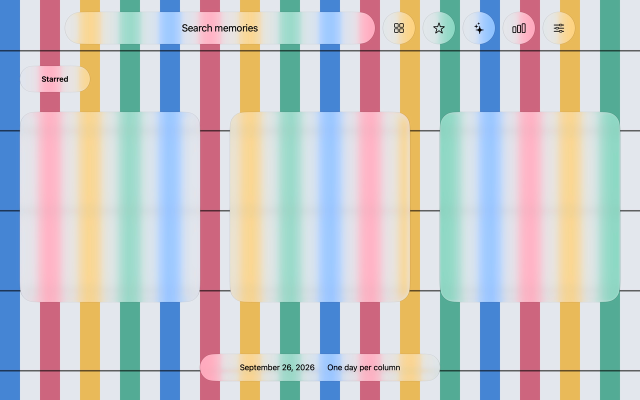
#> input picture docs/macos-visual-reference/native-glass/srgb/mac-material-light.png, 1280 x 800 px (shown at 1/2 size); its folder holds 2 pictures in this run
$ python compare-windows-glass.py ../docs/macos-visual-reference/native-glass/srgb
#> lines starting #> are read from the running program, lines starting #| are printed output that depends on the picture; after the words box and inside, x2 and y2 are one past the last pixel; in counts of white or black regions, pixels touching at a corner belong together
# SSIM: RGB channels, 11x11 uniform window, reflected edges, population covariance, L=255, K1=.01, K2=.03.
# Interior excludes 8 px boundaries and text; rim is the inner 3 px boundary.
# Fixed masks derive from MaterialReferenceView/MaterialReference.swift; no registration or fitted transforms.
from pathlib import Path
from PIL import Image,ImageDraw
import numpy as np,json,argparse
parser=argparse.ArgumentParser(description="Compare separately masked material regions; this is not a whole-app fidelity score. Requires Pillow and NumPy.")
parser.add_argument("directory",type=Path)
parser.add_argument("--round",default="glass")
args=parser.parse_args()
ref=Path(__file__).resolve().parents[1]/'docs/macos-visual-reference/native-glass/srgb'; cap=args.directory
w,h=1280,800
surfaces=[(130,24,620,64,32),(40,132,140,52,26),(400,708,480,54,27)]+[(766+i*80,24,64,64,32) for i in range(5)]+[(x,224,360,380,29) for x in (40,460,880)]
def mask(inset):
#> called with inset = 0
 im=Image.new('1',(w,h));d=ImageDraw.Draw(im)
#> after `im = Image.new('1', (w, h))`: im: PIL image 1280x800 1; every value is 0
 for x,y,cw,ch,r in surfaces:d.rounded_rectangle((x+inset,y+inset,x+cw-inset-1,y+ch-inset-1),max(0,r-inset),fill=1)
 return np.array(im,dtype=bool)
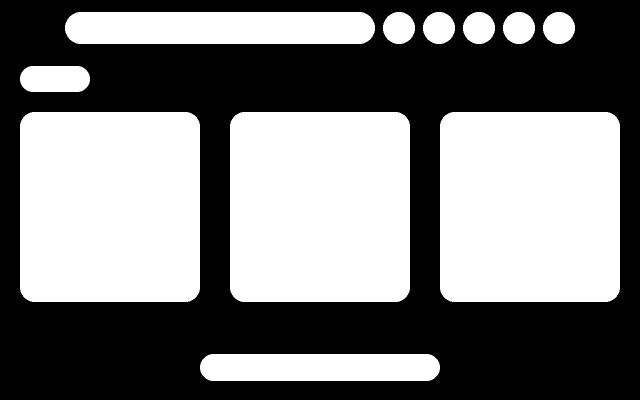
#> returned value: shape (800, 1280) bool (shown at 1/2 size); 48.3% white; 11 white regions, largest, box (x1, y1, x2, y2) and area: (40, 224, 400, 604) 136044, (460, 224, 820, 604) 136044, (880, 224, 1240, 604) 136044
allm=mask(0);inside=mask(8);rim=allm&~mask(3)
#> call 2 of mask, with inset = 8
#> in mask (call 2), `return np.array(im,dtype=bool)`:
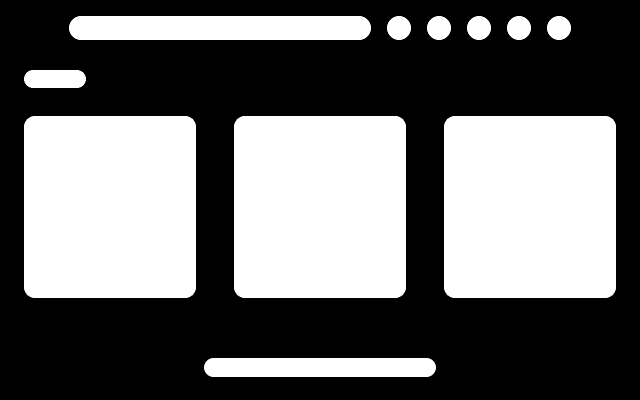
#> returned value: shape (800, 1280) bool (shown at 1/2 size); 42.3% white; 11 white regions, largest, box (x1, y1, x2, y2) and area: (48, 232, 392, 596) 124808, (468, 232, 812, 596) 124808, (888, 232, 1232, 596) 124808
#> call 3 of mask, with inset = 3
#> in mask (call 3), `return np.array(im,dtype=bool)`:
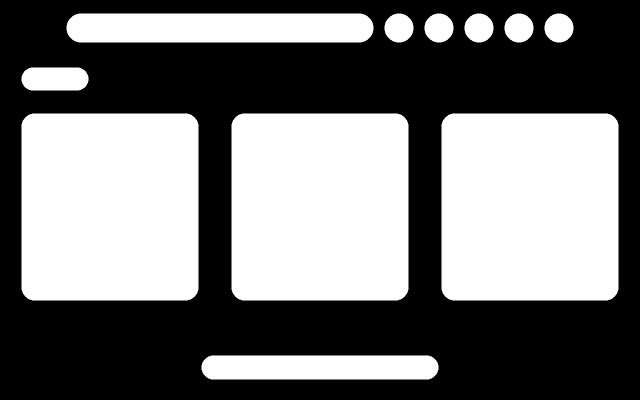
#> returned value: shape (800, 1280) bool (shown at 1/2 size); 46% white; 11 white regions, largest, box (x1, y1, x2, y2) and area: (43, 227, 397, 601) 131796, (463, 227, 817, 601) 131796, (883, 227, 1237, 601) 131796
#> after `rim = allm & ~mask(3)`:
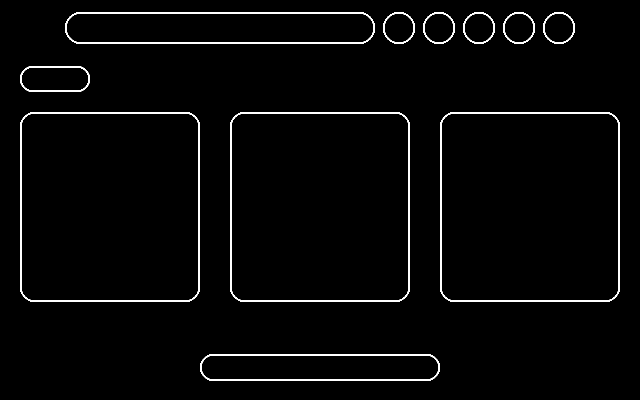
#> rim: shape (800, 1280) bool (shown at 1/2 size); 2.3% white; 11 white regions, largest, box (x1, y1, x2, y2) and area: (40, 224, 400, 604) 4248, (460, 224, 820, 604) 4248, (880, 224, 1240, 604) 4248
textmask=Image.new('1',(w,h));d=ImageDraw.Draw(textmask)
for rect in [(350,37,535,74),(70,141,149,174),(470,720,815,752)]+[(x+16,40,x+48,73) for x in (766,846,926,1006,1086)]:d.rectangle(rect,fill=1)
txt=np.array(textmask,dtype=bool);inside &= ~txt
#> after `txt = np.array(textmask, dtype=bool)`:
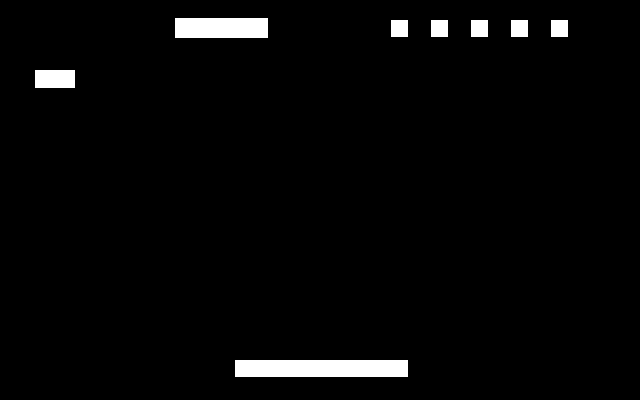
#> txt: shape (800, 1280) bool (shown at 1/2 size); 2.6% white; 8 white regions, largest, box (x1, y1, x2, y2) and area: (470, 720, 816, 753) 11418, (350, 37, 536, 75) 7068, (70, 141, 150, 175) 2720
#> after `inside &= ~txt`:
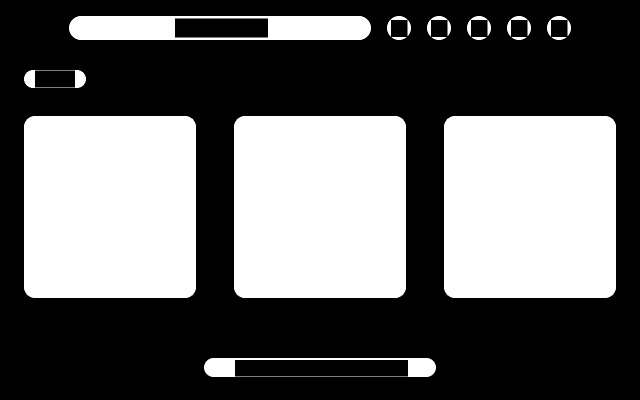
#> inside: shape (800, 1280) bool (shown at 1/2 size); 39.7% white; 16 white regions, largest, box (x1, y1, x2, y2) and area: (48, 232, 392, 596) 124808, (468, 232, 812, 596) 124808, (888, 232, 1232, 596) 124808
masks={'interior':inside,'rim':rim,'text_and_icons':txt,'background':~allm}
def mean(a,r=5):
 a=np.pad(a,((r,r),(r,r),(0,0)),mode='reflect');a=np.pad(a,((1,0),(1,0),(0,0)))
 a=a.cumsum(0).cumsum(1);k=2*r+1
 return (a[k:,k:]-a[:-k,k:]-a[k:,:-k]+a[:-k,:-k])/(k*k)
def scores(a,b):
 ma,mb=mean(a),mean(b);va=mean(a*a)-ma*ma;vb=mean(b*b)-mb*mb;cov=mean(a*b)-ma*mb
 s=((2*ma*mb+6.5025)*(2*cov+58.5225))/((ma*ma+mb*mb+6.5025)*(va+vb+58.5225))
 return {k:{'rgb_mae':round(float(abs(a-b)[m].mean()),3),'ssim':round(float(s[m].mean()),4)} for k,m in masks.items()}
round_name=args.round;out={}
for kind in ['material','background']:
 for theme in ['light','dark']:
  a=np.asarray(Image.open(ref/f'mac-{kind}-{theme}.png').convert('RGB'),dtype=float)
#> (the run stopped early here; a loop or call above may not have finished)
